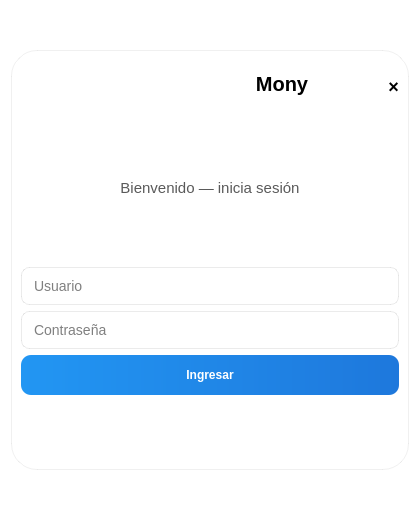
<?xml version="1.0" encoding="UTF-8"?>
<ui version="4.0">
 <class>LoginForm</class>
 <widget class="QWidget" name="LoginForm">
  <property name="geometry">
   <rect>
    <x>0</x>
    <y>0</y>
    <width>420</width>
    <height>520</height>
   </rect>
  </property>
  <property name="windowTitle">
   <string>Login</string>
  </property>
  <property name="styleSheet">
   <string notr="true">background: transparent;</string>
  </property>
  <layout class="QVBoxLayout" name="verticalLayout">
   <item>
    <spacer name="topSpacer">
     <property name="orientation">
      <enum>Qt::Vertical</enum>
     </property>
     <property name="sizeHint" stdset="0">
      <size>
       <width>20</width>
       <height>20</height>
      </size>
     </property>
    </spacer>
   </item>
   <item>
    <widget class="QFrame" name="frame_main">
     <property name="minimumSize">
      <size>
       <width>360</width>
       <height>420</height>
      </size>
     </property>
     <property name="styleSheet">
      <string notr="true">
/* Fondo con opacidad y esquinas redondeadas para dar forma irregular */
QFrame#frame_main{
  background: rgba(255,255,255,230);
  border-radius: 26px;
  border: 1px solid rgba(0,0,0,0.06);
}
/* Inputs y botones */
QLineEdit{
  min-height:36px;
  border:1px solid rgba(0,0,0,0.08);
  border-radius:8px;
  padding-left:10px;
  padding-right:10px;
  font-size:14px;
}
QPushButton{
  min-height:40px;
  border-radius:10px;
  font-weight:600;
}
/* Primary button */
QPushButton#btn_login{
  background: qlineargradient(spread:pad, x1:0, y1:0, x2:1, y2:0, stop:0 rgba(34,150,243,255), stop:1 rgba(30,120,220,255));
  color: white;
  border: none;
}
/* Secondary / link style */
QPushButton#btn_generate{
  background: transparent;
  color: rgba(30,120,220,255);
  border: none;
  text-decoration: underline;
  font-weight: 600;
}
/* Close button */
QPushButton#btn_close{
  background: transparent;
  border: none;
  font-size: 18px;
  font-weight: 700;
}
      </string>
     </property>
     <layout class="QVBoxLayout" name="verticalLayout_2">
      <item>
       <layout class="QHBoxLayout" name="titleBarLayout">
        <item>
         <spacer name="titleLeftSpacer">
          <property name="orientation">
           <enum>Qt::Horizontal</enum>
          </property>
          <property name="sizeHint" stdset="0">
           <size>
            <width>0</width>
            <height>0</height>
           </size>
          </property>
         </spacer>
        </item>
        <item>
         <widget class="QLabel" name="lbl_brand">
          <property name="minimumSize">
           <size>
            <width>200</width>
            <height>48</height>
           </size>
          </property>
          <property name="styleSheet">
           <string notr="true">font-size:20px; font-weight:700;</string>
          </property>
          <property name="text">
           <string>Mony</string>
          </property>
          <property name="alignment">
           <set>Qt::AlignCenter</set>
          </property>
         </widget>
        </item>
        <item>
         <widget class="QPushButton" name="btn_close">
          <property name="maximumSize">
           <size>
            <width>36</width>
            <height>36</height>
           </size>
          </property>
          <property name="text">
           <string>×</string>
          </property>
         </widget>
        </item>
       </layout>
      </item>
      <item>
       <spacer name="midSpacer">
        <property name="orientation">
         <enum>Qt::Vertical</enum>
        </property>
        <property name="sizeHint" stdset="0">
         <size>
          <width>20</width>
          <height>12</height>
         </size>
        </property>
       </spacer>
      </item>
      <item>
       <widget class="QLabel" name="lbl_welcome">
        <property name="styleSheet">
         <string notr="true">font-size:15px; color: rgba(0,0,0,0.65);</string>
        </property>
        <property name="text">
         <string>Bienvenido — inicia sesión</string>
        </property>
        <property name="alignment">
         <set>Qt::AlignCenter</set>
        </property>
       </widget>
      </item>
      <item>
       <spacer name="spacer_between">
        <property name="orientation">
         <enum>Qt::Vertical</enum>
        </property>
        <property name="sizeHint" stdset="0">
         <size>
          <width>20</width>
          <height>20</height>
         </size>
        </property>
       </spacer>
      </item>
      <item>
       <layout class="QVBoxLayout" name="formLayout">
        <item>
         <widget class="QLineEdit" name="le_username">
          <property name="placeholderText">
           <string>Usuario</string>
          </property>
         </widget>
        </item>
        <item>
         <widget class="QLineEdit" name="le_password">
          <property name="echoMode">
           <enum>QLineEdit::Password</enum>
          </property>
          <property name="placeholderText">
           <string>Contraseña</string>
          </property>
         </widget>
        </item>
        <item>
         <layout class="QHBoxLayout" name="codeLayout"/>
        </item>
        <item>
         <widget class="QPushButton" name="btn_login">
          <property name="text">
           <string>Ingresar</string>
          </property>
         </widget>
        </item>
       </layout>
      </item>
      <item>
       <spacer name="bottomSpacer">
        <property name="orientation">
         <enum>Qt::Vertical</enum>
        </property>
        <property name="sizeHint" stdset="0">
         <size>
          <width>20</width>
          <height>24</height>
         </size>
        </property>
       </spacer>
      </item>
     </layout>
    </widget>
   </item>
   <item>
    <spacer name="finalSpacer">
     <property name="orientation">
      <enum>Qt::Vertical</enum>
     </property>
     <property name="sizeHint" stdset="0">
      <size>
       <width>0</width>
       <height>0</height>
      </size>
     </property>
    </spacer>
   </item>
  </layout>
 </widget>
 <resources/>
 <connections/>
</ui>
